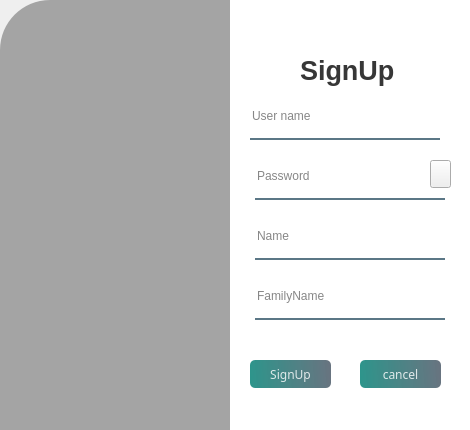
<?xml version="1.0" encoding="UTF-8"?>
<ui version="4.0">
 <class>SignUp</class>
 <widget class="QDialog" name="SignUp">
  <property name="geometry">
   <rect>
    <x>0</x>
    <y>0</y>
    <width>470</width>
    <height>430</height>
   </rect>
  </property>
  <property name="windowTitle">
   <string>IUTGram</string>
  </property>
  <property name="windowIcon">
   <iconset resource="resources.qrc">
    <normaloff>:/eyeimage/logonomy-1687629985334.jpeg</normaloff>:/eyeimage/logonomy-1687629985334.jpeg</iconset>
  </property>
  <widget class="QWidget" name="widget" native="true">
   <property name="geometry">
    <rect>
     <x>-40</x>
     <y>-30</y>
     <width>531</width>
     <height>500</height>
    </rect>
   </property>
   <property name="layoutDirection">
    <enum>Qt::LeftToRight</enum>
   </property>
   <property name="styleSheet">
    <string notr="true"/>
   </property>
   <widget class="QLabel" name="PHOTO">
    <property name="geometry">
     <rect>
      <x>40</x>
      <y>30</y>
      <width>231</width>
      <height>430</height>
     </rect>
    </property>
    <property name="styleSheet">
     <string notr="true">background-color:rgba(0,0,0,80);
border-top-left-radius: 50px;</string>
    </property>
    <property name="text">
     <string/>
    </property>
    <property name="pixmap">
     <pixmap resource="resources.qrc">:/Loginimage/pxfuel.jpg</pixmap>
    </property>
   </widget>
   <widget class="QLabel" name="EDITLABEL">
    <property name="geometry">
     <rect>
      <x>270</x>
      <y>30</y>
      <width>240</width>
      <height>430</height>
     </rect>
    </property>
    <property name="styleSheet">
     <string notr="true">background-color:rgba(255,255,255,255);
</string>
    </property>
    <property name="text">
     <string/>
    </property>
   </widget>
   <widget class="QLabel" name="SIGNUPLOGO">
    <property name="geometry">
     <rect>
      <x>340</x>
      <y>80</y>
      <width>121</width>
      <height>40</height>
     </rect>
    </property>
    <property name="font">
     <font>
      <pointsize>20</pointsize>
      <weight>75</weight>
      <bold>true</bold>
     </font>
    </property>
    <property name="styleSheet">
     <string notr="true">color:rgba(0,0,0,200);</string>
    </property>
    <property name="text">
     <string>SignUp</string>
    </property>
   </widget>
   <widget class="QLineEdit" name="Usernamesinput">
    <property name="geometry">
     <rect>
      <x>290</x>
      <y>130</y>
      <width>190</width>
      <height>40</height>
     </rect>
    </property>
    <property name="styleSheet">
     <string notr="true">background-color:rgba(0,0,0,0);
border:none;
border-bottom: 2px solid rgba(46,82,101,200);
color:rgba(0,0,0,240);
padding-bottom:7px;</string>
    </property>
    <property name="placeholderText">
     <string>User name</string>
    </property>
   </widget>
   <widget class="QLineEdit" name="Passwordsinput">
    <property name="geometry">
     <rect>
      <x>295</x>
      <y>190</y>
      <width>190</width>
      <height>40</height>
     </rect>
    </property>
    <property name="toolTip">
     <string>Please enter a strong password!
 Your password should include these items:
 Upercase,Lowercase,Numbers
 '@#$%^&amp;*'</string>
    </property>
    <property name="styleSheet">
     <string notr="true">
border:none;
border-bottom: 2px solid rgba(46,82,101,200);
color:rgba(0,0,0,240);
padding-bottom:7px;</string>
    </property>
    <property name="echoMode">
     <enum>QLineEdit::Password</enum>
    </property>
    <property name="placeholderText">
     <string>Password</string>
    </property>
   </widget>
   <widget class="QPushButton" name="cancel">
    <property name="geometry">
     <rect>
      <x>400</x>
      <y>390</y>
      <width>81</width>
      <height>28</height>
     </rect>
    </property>
    <property name="font">
     <font>
      <family>Segoe MDL2 Assets</family>
      <pointsize>9</pointsize>
      <weight>50</weight>
      <bold>false</bold>
     </font>
    </property>
    <property name="styleSheet">
     <string notr="true">QPushButton#cancel{
background-color: qlineargradient(spread:pad,x1:0,y1:0.505682,x2:1,y2:0.477,stop:0 rgba(11,131,120,219),stop:1 rgba(85,98,112,226));
color:rgba(255,255,255,210);
border-radius:5px;
}
QPushButton#cancel:hover{
background-color: qlineargradient(spread:pad,x1:0,y1:0.505682,x2:1,y2:0.477,stop:0 rgba(150,123,111,219),stop:1 rgba(85,81,84,226));

}
QPushButton#cancel:pressed{
padding-left:5px;
padding-top:5px;
background-color: rgba(150,123,111,255);

}</string>
    </property>
    <property name="text">
     <string>cancel</string>
    </property>
   </widget>
   <widget class="QPushButton" name="Signupbutton">
    <property name="geometry">
     <rect>
      <x>290</x>
      <y>390</y>
      <width>81</width>
      <height>28</height>
     </rect>
    </property>
    <property name="font">
     <font>
      <family>Segoe MDL2 Assets</family>
      <pointsize>9</pointsize>
      <weight>50</weight>
      <bold>false</bold>
     </font>
    </property>
    <property name="styleSheet">
     <string notr="true">QPushButton#Signupbutton{
background-color: qlineargradient(spread:pad,x1:0,y1:0.505682,x2:1,y2:0.477,stop:0 rgba(11,131,120,219),stop:1 rgba(85,98,112,226));
color:rgba(255,255,255,210);
border-radius:5px;
}
QPushButton#Signupbutton:hover{
background-color: qlineargradient(spread:pad,x1:0,y1:0.505682,x2:1,y2:0.477,stop:0 rgba(150,123,111,219),stop:1 rgba(85,81,84,226));

}
QPushButton#Signupbutton:pressed{
padding-left:5px;
padding-top:5px;
background-color: rgba(150,123,111,255);

}</string>
    </property>
    <property name="text">
     <string>SignUp</string>
    </property>
   </widget>
   <widget class="QLineEdit" name="Namesinput">
    <property name="geometry">
     <rect>
      <x>295</x>
      <y>250</y>
      <width>190</width>
      <height>40</height>
     </rect>
    </property>
    <property name="styleSheet">
     <string notr="true">background-color:rgba(0,0,0,0);
border:none;
border-bottom: 2px solid rgba(46,82,101,200);
color:rgba(0,0,0,240);
padding-bottom:7px;</string>
    </property>
    <property name="echoMode">
     <enum>QLineEdit::Normal</enum>
    </property>
    <property name="placeholderText">
     <string>Name</string>
    </property>
   </widget>
   <widget class="QLineEdit" name="FamilyNamesinput">
    <property name="geometry">
     <rect>
      <x>295</x>
      <y>310</y>
      <width>190</width>
      <height>40</height>
     </rect>
    </property>
    <property name="styleSheet">
     <string notr="true">background-color:rgba(0,0,0,0);
border:none;
border-bottom: 2px solid rgba(46,82,101,200);
color:rgba(0,0,0,240);
padding-bottom:7px;</string>
    </property>
    <property name="echoMode">
     <enum>QLineEdit::Normal</enum>
    </property>
    <property name="placeholderText">
     <string>FamilyName</string>
    </property>
   </widget>
   <widget class="QLabel" name="Usernameexists">
    <property name="geometry">
     <rect>
      <x>400</x>
      <y>120</y>
      <width>101</width>
      <height>20</height>
     </rect>
    </property>
    <property name="styleSheet">
     <string notr="true">color:red;</string>
    </property>
    <property name="text">
     <string/>
    </property>
   </widget>
   <widget class="QPushButton" name="Seepasswordbutton">
    <property name="geometry">
     <rect>
      <x>470</x>
      <y>190</y>
      <width>21</width>
      <height>28</height>
     </rect>
    </property>
    <property name="styleSheet">
     <string notr="true"/>
    </property>
    <property name="text">
     <string/>
    </property>
    <property name="icon">
     <iconset resource="resources.qrc">
      <normaloff>:/eyeimage/pngwing.com.png</normaloff>
      <normalon>:/eyeimage/pngwing.com.png</normalon>:/eyeimage/pngwing.com.png</iconset>
    </property>
   </widget>
   <widget class="QLabel" name="usericon">
    <property name="geometry">
     <rect>
      <x>273</x>
      <y>136</y>
      <width>21</width>
      <height>20</height>
     </rect>
    </property>
    <property name="text">
     <string/>
    </property>
    <property name="pixmap">
     <pixmap resource="resources.qrc">:/Loginimage/pngwin.com</pixmap>
    </property>
   </widget>
   <widget class="QLabel" name="passwordicon">
    <property name="geometry">
     <rect>
      <x>273</x>
      <y>190</y>
      <width>20</width>
      <height>31</height>
     </rect>
    </property>
    <property name="text">
     <string/>
    </property>
    <property name="pixmap">
     <pixmap resource="resources.qrc">:/Loginimage/pngwing.com(1).png</pixmap>
    </property>
   </widget>
  </widget>
 </widget>
 <resources>
  <include location="resources.qrc"/>
 </resources>
 <connections/>
</ui>
